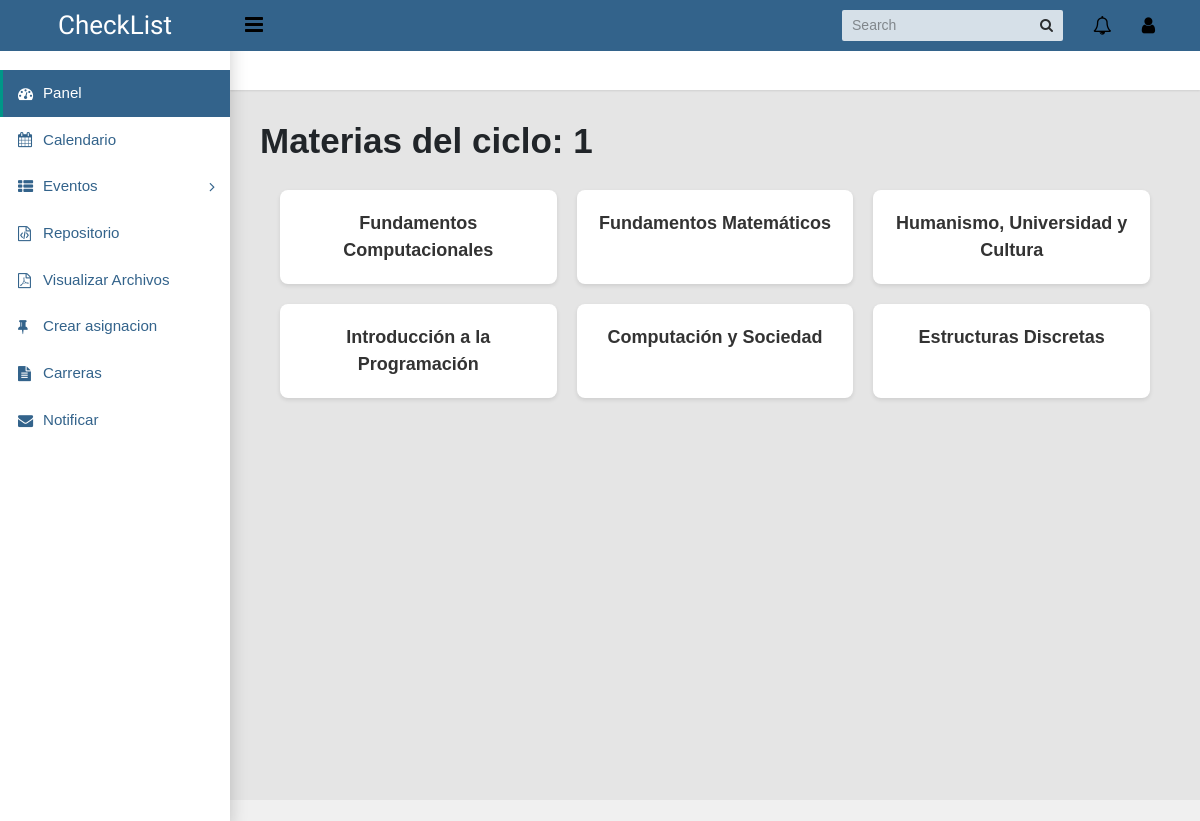
The app's page /visualizar/materia/1 (signed in), older data.
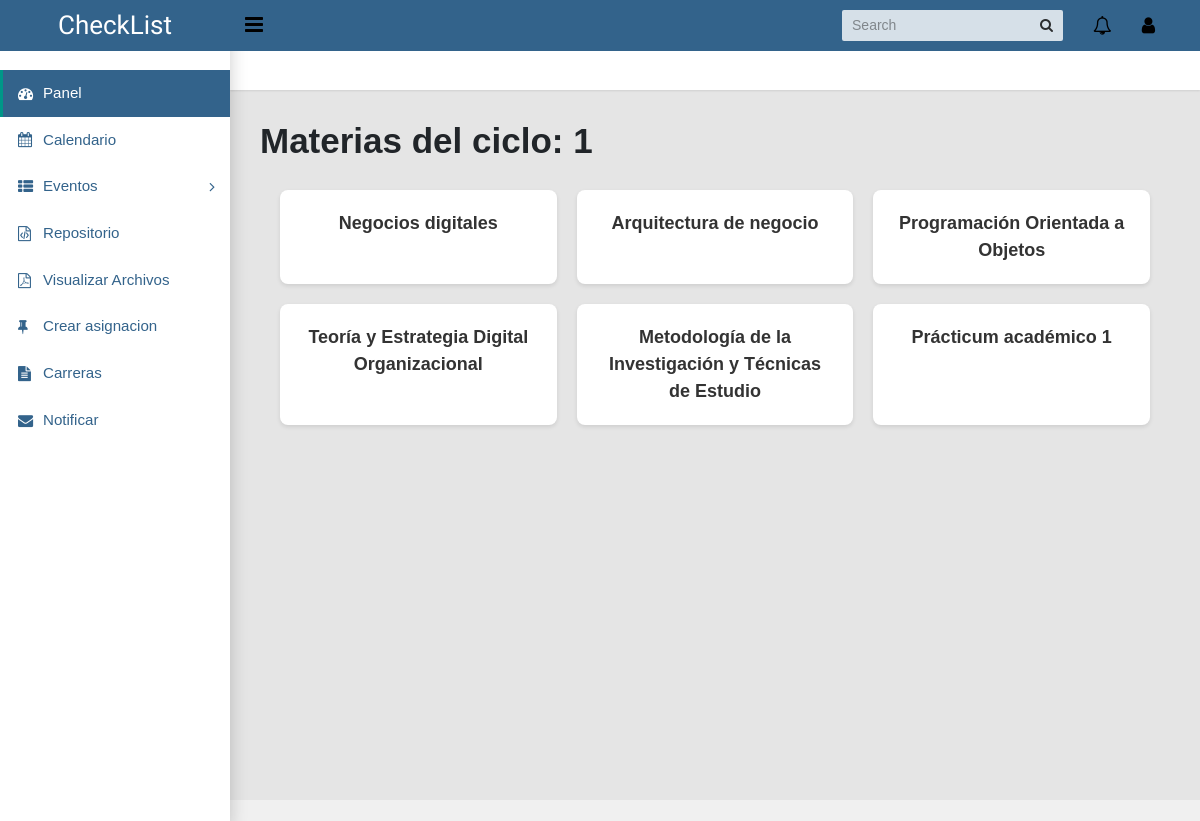
The same page, newer data.
### calendarapp/models/archivos.py (models this page shows, shortened)
class Materia(models.Model):
    nombre = models.CharField(max_length=100)
    numCreditos = models.IntegerField()
    numHoras = models.IntegerField()
    carrera = models.ForeignKey(Carrera, on_delete=models.CASCADE, related_name="materia_carrera")
    ciclo = models.ForeignKey(Ciclo, on_delete=models.CASCADE, related_name="materia_ciclo")

### calendarapp/views/archivo.py (the view)
# urls.py: path('visualizar/materia/<int:id>', archivo.obtener_Materia, name='v_materias'),
@login_required
def obtener_Materia(request, id):
    try:
        ciclo = Ciclo.objects.get(pk=id)
        materias = Materia.objects.filter(ciclo=ciclo)
    except Ciclo.DoesNotExist:
        materias = []
    return render(request, 'v_materias.html', {'ciclo': ciclo, 'materias': materias})

### templates/v_materias.html
{% extends "base.html" %}
{% block content %}
<div>
    <h1>Materias del ciclo: {{ ciclo.numCiclo }}</h1>
    {% if materias %}
        <div class="container">
            {% for materia in materias %}
                <div class="carrera">
                    <a href="{% url 'calendarapp:v_archivoM' materia.id %}">{{ materia.nombre }}</a>
                </div>
            {% endfor %}
        </div>
    {% else %}
        <p>No hay materias asociadas a este ciclo.</p>
    {% endif %}
</div>
{% endblock %}

Row changes from the older to the newer data that the page shows:
changed Materia: nombre "Fundamentos Computacionales" → "Negocios digitales"
changed Materia: nombre "Fundamentos Matemáticos" → "Arquitectura de negocio"
changed Materia: nombre "Humanismo, Universidad y Cultura" → "Programación Orientada a Objetos"
changed Materia: nombre "Introducción a la Programación" → "Teoría y Estrategia Digital Organizacional"
changed Materia: nombre "Computación y Sociedad" → "Metodología de la Investigación y Técnicas de Estudio"
changed Materia: nombre "Estructuras Discretas" → "Prácticum académico 1"
